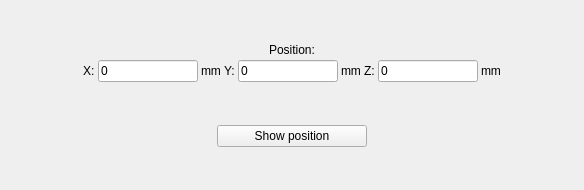
              <widget class="QWidget" name="twSingleScan1Page1">
               <layout class="QVBoxLayout" name="verticalLayout">
                <property name="spacing">
                 <number>3</number>
                </property>
                <property name="leftMargin">
                 <number>3</number>
                </property>
                <property name="topMargin">
                 <number>3</number>
                </property>
                <property name="rightMargin">
                 <number>3</number>
                </property>
                <property name="bottomMargin">
                 <number>3</number>
                </property>
                <item>
                 <spacer name="verticalSpacer_5">
                  <property name="orientation">
                   <enum>Qt::Vertical</enum>
                  </property>
                  <property name="sizeHint" stdset="0">
                   <size>
                    <width>20</width>
                    <height>40</height>
                   </size>
                  </property>
                 </spacer>
                </item>
                <item>
                 <widget class="QLabel" name="label_68">
                  <property name="text">
                   <string>Position:</string>
                  </property>
                  <property name="alignment">
                   <set>Qt::AlignCenter</set>
                  </property>
                 </widget>
                </item>
                <item>
                 <layout class="QHBoxLayout" name="horizontalLayout_13">
                  <item>
                   <spacer name="horizontalSpacer_16">
                    <property name="orientation">
                     <enum>Qt::Horizontal</enum>
                    </property>
                    <property name="sizeHint" stdset="0">
                     <size>
                      <width>80</width>
                      <height>20</height>
                     </size>
                    </property>
                   </spacer>
                  </item>
                  <item>
                   <widget class="QLabel" name="label_15">
                    <property name="font">
                     <font>
                      <bold>false</bold>
                      <kerning>true</kerning>
                     </font>
                    </property>
                    <property name="text">
                     <string>X:</string>
                    </property>
                   </widget>
                  </item>
                  <item>
                   <widget class="QLineEdit" name="ledSingleX">
                    <property name="maximumSize">
                     <size>
                      <width>100</width>
                      <height>16777215</height>
                     </size>
                    </property>
                    <property name="text">
                     <string>0</string>
                    </property>
                   </widget>
                  </item>
                  <item>
                   <widget class="QLabel" name="label_65">
                    <property name="text">
                     <string>mm</string>
                    </property>
                   </widget>
                  </item>
                  <item>
                   <widget class="QLabel" name="label_14">
                    <property name="font">
                     <font>
                      <bold>false</bold>
                      <kerning>true</kerning>
                     </font>
                    </property>
                    <property name="text">
                     <string>Y:</string>
                    </property>
                   </widget>
                  </item>
                  <item>
                   <widget class="QLineEdit" name="ledSingleY">
                    <property name="maximumSize">
                     <size>
                      <width>100</width>
                      <height>16777215</height>
                     </size>
                    </property>
                    <property name="text">
                     <string>0</string>
                    </property>
                   </widget>
                  </item>
                  <item>
                   <widget class="QLabel" name="label_66">
                    <property name="text">
                     <string>mm</string>
                    </property>
                   </widget>
                  </item>
                  <item>
                   <widget class="QLabel" name="label_16">
                    <property name="font">
                     <font>
                      <bold>false</bold>
                      <kerning>true</kerning>
                     </font>
                    </property>
                    <property name="text">
                     <string>Z:</string>
                    </property>
                   </widget>
                  </item>
                  <item>
                   <widget class="QLineEdit" name="ledSingleZ">
                    <property name="maximumSize">
                     <size>
                      <width>100</width>
                      <height>16777215</height>
                     </size>
                    </property>
                    <property name="text">
                     <string>0</string>
                    </property>
                   </widget>
                  </item>
                  <item>
                   <widget class="QLabel" name="label_67">
                    <property name="text">
                     <string>mm</string>
                    </property>
                   </widget>
                  </item>
                  <item>
                   <spacer name="horizontalSpacer_17">
                    <property name="orientation">
                     <enum>Qt::Horizontal</enum>
                    </property>
                    <property name="sizeHint" stdset="0">
                     <size>
                      <width>80</width>
                      <height>20</height>
                     </size>
                    </property>
                   </spacer>
                  </item>
                 </layout>
                </item>
                <item>
                 <spacer name="verticalSpacer_4">
                  <property name="orientation">
                   <enum>Qt::Vertical</enum>
                  </property>
                  <property name="sizeHint" stdset="0">
                   <size>
                    <width>20</width>
                    <height>40</height>
                   </size>
                  </property>
                 </spacer>
                </item>
                <item>
                 <layout class="QHBoxLayout" name="horizontalLayout_22">
                  <property name="topMargin">
                   <number>0</number>
                  </property>
                  <item>
                   <spacer name="horizontalSpacer_22">
                    <property name="orientation">
                     <enum>Qt::Horizontal</enum>
                    </property>
                    <property name="sizeHint" stdset="0">
                     <size>
                      <width>40</width>
                      <height>20</height>
                     </size>
                    </property>
                   </spacer>
                  </item>
                  <item>
                   <widget class="QPushButton" name="pbSingleSourceShow">
                    <property name="minimumSize">
                     <size>
                      <width>150</width>
                      <height>0</height>
                     </size>
                    </property>
                    <property name="text">
                     <string>Show position</string>
                    </property>
                   </widget>
                  </item>
                  <item>
                   <spacer name="horizontalSpacer_23">
                    <property name="orientation">
                     <enum>Qt::Horizontal</enum>
                    </property>
                    <property name="sizeHint" stdset="0">
                     <size>
                      <width>40</width>
                      <height>20</height>
                     </size>
                    </property>
                   </spacer>
                  </item>
                 </layout>
                </item>
                <item>
                 <spacer name="verticalSpacer">
                  <property name="orientation">
                   <enum>Qt::Vertical</enum>
                  </property>
                  <property name="sizeHint" stdset="0">
                   <size>
                    <width>20</width>
                    <height>40</height>
                   </size>
                  </property>
                 </spacer>
                </item>
               </layout>
              </widget>
